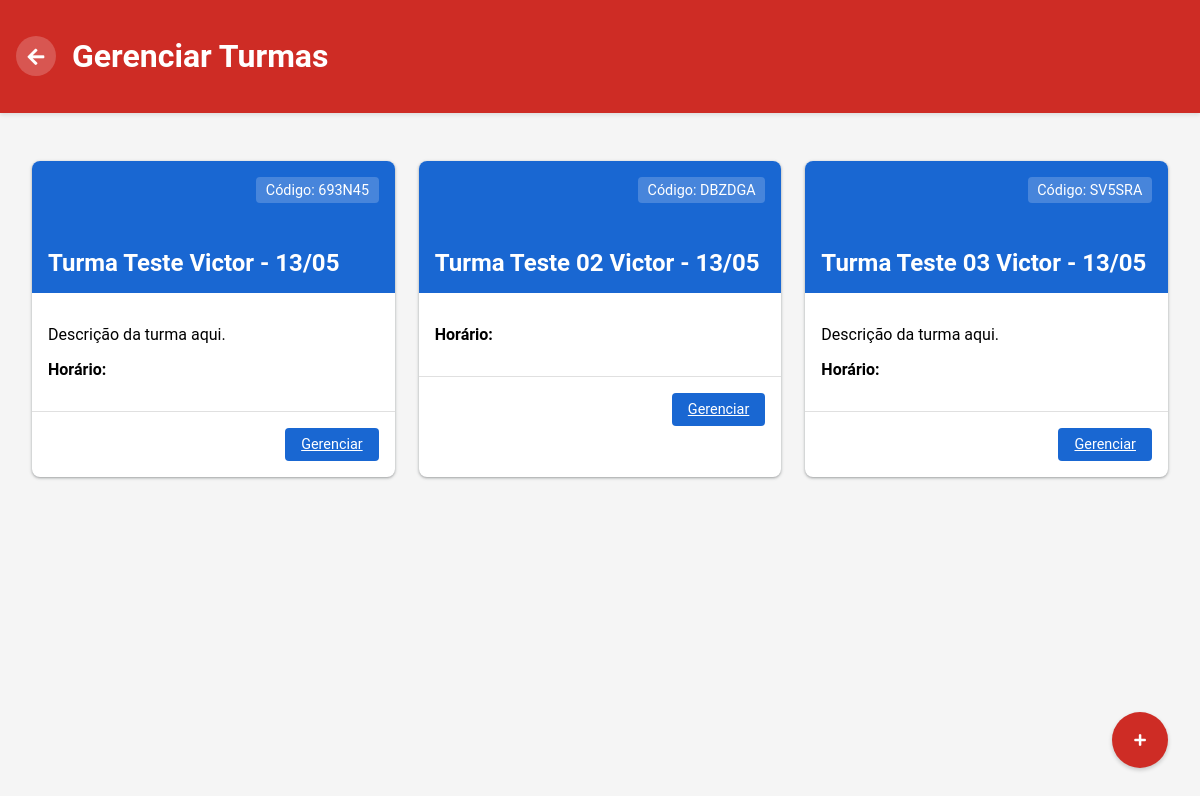
Screenshot of /turmas/professor/ (signed in) with the database file from the repository.
### portal/models.py (models this page shows, shortened)
class Turma(models.Model):
    nome = models.CharField(max_length=100)
    professor = models.ForeignKey('Professor', on_delete=models.SET_NULL, null=True)
    codigo = models.CharField(max_length=20, unique=True, default='DEFAULT001')
    descricao = models.TextField(blank=True)
    data_criacao = models.DateTimeField(default=timezone.now)
    alunos = models.ManyToManyField('Aluno', related_name='turmas', blank=True)

### portal/views.py (the view, shortened to what this page needs)
# urls.py: path('turmas/professor/', views.turmas_professor, name='turmas_professor'),
@login_required
@user_passes_test(is_professor)
def turmas_professor(request):
    professor = get_object_or_404(Professor, user=request.user)
    turmas = Turma.objects.filter(professor=professor)
    return render(request, 'turmas_professor.html', {'turmas': turmas})

### portal/views.py (called while the page is built)
def is_professor(user):
    return Professor.objects.filter(user=user).exists()

### portal/templates/turmas_professor.html (shortened to what this page needs)
<!DOCTYPE html>
<html lang="pt-br">
<head>
    <link rel="stylesheet" href="https://cdnjs.cloudflare.com/ajax/libs/font-awesome/5.15.3/css/all.min.css">
</head>
<body>
    <div class="header">
        <button class="btn-voltar" onclick="window.location.href='/professor/'">
            <i class="fas fa-arrow-left"></i>
        </button>
        <h1>Gerenciar Turmas</h1>
    </div>
    <div class="container">
        <div class="turmas-grid">
            {% for turma in turmas %}
            <div class="turma-card">
                <div class="turma-header">
                    <div class="turma-codigo">Código: {{ turma.codigo }}</div>
                    <h2 class="turma-titulo">{{ turma.nome }}</h2>
                </div>
                <div class="turma-conteudo">
                    <p>{{ turma.descricao }}</p>
                    <p><strong>Horário:</strong> {{ turma.horario }}</p>
                </div>
                <div class="turma-footer">
                    <a href="{% url 'conteudo_turma' turma.id %}" class="btn-gerenciar">Gerenciar</a>
                </div>
            </div>
            {% endfor %}
        </div>
    </div>
    <div class="btn-container">
        <button class="btn-criar" onclick="abrirModal()">
            <i class="fas fa-plus"></i>
        </button>
    </div>
</body>
</html>

### portal/templates/turmas_professor.html (style rules this page uses)
body { margin: 0; font-family: 'Google Sans', Roboto, Arial, sans-serif; background-color: #f5f5f5; }
.header { background-color: #CE2C25; color: white; padding: 1rem; box-shadow: 0 2px 4px rgba(0,0,0,0.1); position: relative; display: flex; align-items: center; }
.btn-voltar { background-color: rgba(255, 255, 255, 0.2); color: white; border: none; width: 40px; height: 40px; border-radius: 50%; cursor: pointer; transition: background-color 0.2s; display: flex; align-items: center; justify-content: center; margin-right: 1rem; }
.btn-voltar i { font-size: 1.2rem; }
.container { max-width: 1200px; margin: 2rem auto; padding: 0 1rem; }
.turmas-grid { display: grid; grid-template-columns: repeat(auto-fill, minmax(300px, 1fr)); gap: 1.5rem; padding: 1rem; }
.turma-card { background: white; border-radius: 8px; overflow: hidden; box-shadow: 0 1px 2px 0 rgba(60,64,67,0.3), 0 1px 3px 1px rgba(60,64,67,0.15); transition: box-shadow 0.3s; }
.turma-header { height: 100px; background-color: #1967d2; color: white; padding: 1rem; position: relative; }
.turma-codigo { position: absolute; top: 1rem; right: 1rem; background: rgba(255,255,255,0.2); padding: 0.3rem 0.6rem; border-radius: 4px; font-size: 0.9rem; }
.turma-titulo { font-size: 1.5rem; margin: 0; position: absolute; bottom: 1rem; }
.turma-conteudo { padding: 1rem; }
.turma-footer { padding: 1rem; border-top: 1px solid #e0e0e0; display: flex; justify-content: flex-end; }
.btn-gerenciar { background-color: #1967d2; color: white; border: none; padding: 0.5rem 1rem; border-radius: 4px; cursor: pointer; font-size: 0.9rem; transition: background-color 0.2s; }
.btn-criar { position: fixed; right: 2rem; bottom: 2rem; background-color: #CE2C25; color: white; border: none; width: 56px; height: 56px; border-radius: 50%; box-shadow: 0 2px 4px rgba(0,0,0,0.2); cursor: pointer; transition: background-color 0.2s; }
.btn-container { position: fixed; right: 2rem; bottom: 2rem; }

### rows the page displays
Turma: codigo "693N45", nome "Turma Teste Victor - 13/05", descricao "Descrição da turma aqui."
Turma: codigo "DBZDGA", nome "Turma Teste 02 Victor - 13/05"
Turma: codigo "SV5SRA", nome "Turma Teste 03 Victor - 13/05", descricao "Descrição da turma aqui."
